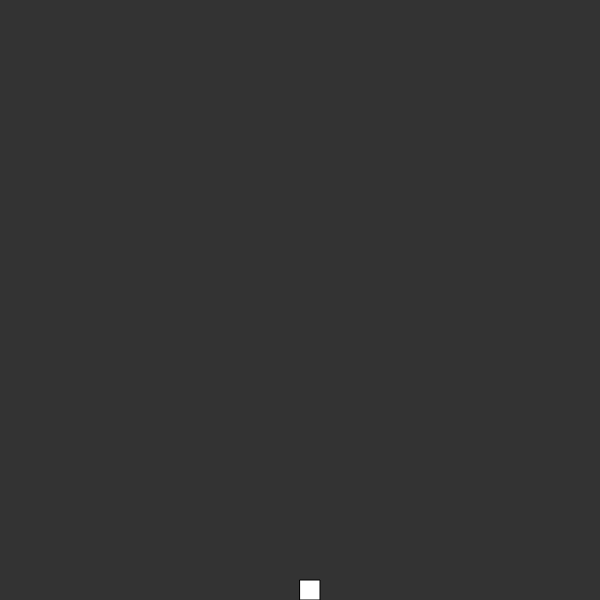
Frame 1 (no input)
Frame 60 (no input): identical to frame 1, image omitted
Frame 120 (the mouse pressed at the canvas centre since frame 60): identical to frame 1, image omitted

The p5.js sketch that drew this single still picture (run headless with seeded random() and noise() and a simulated clock; from frame 60 on, the mouse is pressed at the canvas centre):

// p5.js sketch
// ── sketch.js
var ship;

function setup() {
  createCanvas(600, 600);
  ship = new Ship();
}

function draw() {
  background(51);
  ship.show();
}

function keyPressed() {
  if (keyCode === RIGHT_ARROW) {
    ship.move(1);
  } else if (keyCode === LEFT_ARROW) {
    ship.move(-1);
  }
}

// ── drop.js
function Drop(x, y) {
  this.x = x;
  this.y = y;

  this.show = function () {
    noStroke();
    fill(50, 0, 255);
    ellipse(this.x, this.y, 8, 8);
  };

  this.move = function () {
    this.y = this.y - 5;
  };
}

// ── flower.js
function Flower(x, y) {
  this.x = x;
  this.y = y;
  this.r = 30;

  this.xdir = 1;

  this.grow = function () {
    this.r = this.r + 2;
  };

  this.shiftDown = function () {
    this.xdir *= -1;
    this.y += this.r;
  };

  this.move = function () {
    this.x = this.x + this.xdir;
  };

  this.show = function () {
    fill(255, 0, 200);
    ellipse(this.x, this.y, this.r * 2, this.r * 2);
  };
}

// ── ship.js
function Ship() {
  this.x = width / 2;

  this.show = function () {
    fill(255);
    rect(this.x, height - 20, 20, 20);
  };

  this.move = function (dir) {
    this.x += dir;
  };
}
